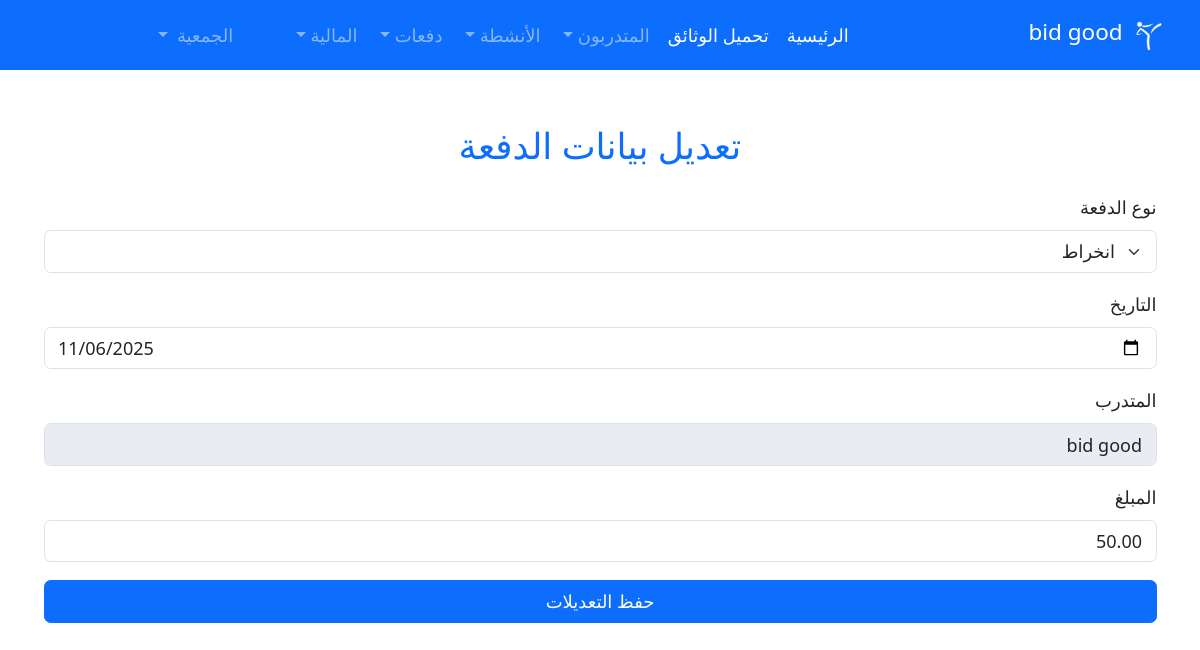
Page /payment_edit/2 (signed in) on the committed database.
### trainers/models.py (models this page shows, shortened)
class OrganizationInfo(models.Model):
    name = models.CharField(max_length=255, verbose_name='اسم الجمعية')
    slug = models.SlugField(unique=True, verbose_name='المعرف')
    description = models.TextField(blank=True, verbose_name='الوصف')
    established_date = models.DateField(blank=True, null=True, verbose_name='تاريخ التأسيس')
    rent_amount = models.DecimalField(max_digits=10, decimal_places=2, default=0, verbose_name='مبلغ الإيجار')
    phone_number = models.CharField(max_length=15, blank=True, verbose_name='رقم الهاتف')
    email = models.EmailField(blank=True, verbose_name='البريد الإلكتروني')
    datepay = models.DateField(blank=True, null=True, verbose_name='تاريخ الدفع')
    is_active = models.BooleanField(default=True, verbose_name='نشطة')
    subscription_tier = models.CharField(
        max_length=20,
        choices=[('free', 'مجاني'), ('basic', 'أساسي'), ('premium', 'متميز')],
        default='free',
        verbose_name='نوع الاشتراك'
    )
    max_trainers = models.IntegerField(default=50, verbose_name='الحد الأقصى للمتدربين')
    created_at = models.DateTimeField(auto_now_add=True, verbose_name='تاريخ الإنشاء')
    class Meta:
        verbose_name = 'جمعية'
        verbose_name_plural = 'الجمعيات'
        ordering = ['-created_at']

class Payments(models.Model):
    organization = models.ForeignKey(
        OrganizationInfo,
        on_delete=models.CASCADE,
        related_name='payments',
        verbose_name='الجمعية'
    )
    CatChoices = (
        ("month", "شهرية"),
        ("subscription", "انخراط"),
        ("assurance", "التأمين"),
        ("jawaz", "جواز"),
    )
    trainer = models.ForeignKey(Trainer, on_delete=models.CASCADE, related_name='payments', verbose_name='المتدرب')
    paymentdate = models.DateField(default=timezone.now, verbose_name='تاريخ الدفع')
    paymentCategry = models.CharField(choices=CatChoices, max_length=20, verbose_name='نوع الدفع')
    paymentAmount = models.DecimalField(max_digits=10, decimal_places=2, verbose_name='المبلغ')
    class Meta:
        verbose_name = 'دفعة'
        verbose_name_plural = 'الدفعات'
        ordering = ['-paymentdate']
        indexes = [
            models.Index(fields=['organization', 'paymentdate']),
            models.Index(fields=['trainer', 'paymentCategry']),
        ]

class Trainer(models.Model):
    organization = models.ForeignKey(
        OrganizationInfo,
        on_delete=models.CASCADE,
        related_name='trainers',
        verbose_name='الجمعية'
    )
    belts = (
        ("أبيض", "أبيض"),
        ("برتقالي", "برتقالي"),
        ("أصفر", "أصفر"),
        ("أصفر مع شريط أخضر", "أصفر مع شريط أخضر"),
        ("أخضر", "أخضر"),
        ("أخضر مع شريط أزرق", "أخضر مع شريط أزرق"),
        ("أزرق", "أزرق"),
        ("أزرق مع شريط أحمر", "أزرق مع شريط أحمر"),
        ("أحمر", "أحمر"),
        ("أحمر مع شريط أسود", "أحمر مع شريط أسود"),
        ("أسود", "أسود"),
    )
    CatChoices = (
        ("small", "الصغار"),
        ("med", "فتيان"),
        ("big", "كبار"),
        ('women', 'نساء')
    )
    first_name = models.CharField(max_length=255, verbose_name='الاسم الأول')
    last_name = models.CharField(max_length=255, verbose_name='اسم العائلة')
    birth_day = models.DateField(verbose_name='تاريخ الميلاد')
    phone = models.CharField(max_length=15, blank=True, verbose_name='الهاتف')
    phone_parent = models.CharField(max_length=15, blank=True, verbose_name='هاتف ولي الأمر')
    email = models.EmailField(blank=True, verbose_name='البريد الإلكتروني')
    CIN = models.CharField(max_length=30, blank=True, verbose_name='رقم البطاقة')
    address = models.CharField(max_length=50, blank=True, verbose_name='العنوان')
    male_female = models.CharField(
        max_length=11,
        choices=(('male', 'ذكر'), ('female', 'أنثى')),
        verbose_name='الجنس'
    )
    belt_degree = models.CharField(max_length=50, choices=belts, null=True, blank=True, verbose_name='درجة الحزام')
    Degree = models.CharField(max_length=80, null=True, blank=True, verbose_name='المستوى التعليمي')
    category = models.CharField(max_length=9, choices=CatChoices, default="small", verbose_name='الفئة')
    tall = models.DecimalField(max_digits=5, decimal_places=2, blank=True, null=True, verbose_name='الطول')
    weight = models.DecimalField(max_digits=5, decimal_places=2, blank=True, null=True, verbose_name='الوزن')
    started_day = models.DateField(default=timezone.now, verbose_name='تاريخ البدء')
    is_active = models.BooleanField(default=True, verbose_name='نشط')
    image = models.ImageField(upload_to=image_upload_to, blank=True, verbose_name='الصورة')
    class Meta:
        verbose_name = 'متدرب'
        verbose_name_plural = 'المتدربون'
        ordering = ['-started_day']
        indexes = [
            models.Index(fields=['organization', 'is_active']),
            models.Index(fields=['organization', 'category']),
        ]

### trainers/views.py (the view)
# urls.py: path('payment_edit/<int:id>', views.payment_edit, name='edit_payment'),
@login_required(login_url='/login/')
@require_organization
def payment_edit(request, id):
        org=request.organization
        payment = get_object_or_404(Payments, organization=org, id=id)
        if request.method == "POST":
            payment.paymentCategry = request.POST.get("paymentCategry")
            payment.paymentdate = request.POST.get("paymentdate")
            payment.paymentAmount = request.POST.get("paymentAmount")
            payment.save()
            return redirect("payments_history")  # تعديل وجهة الإعادة كما هو مطلوب
        return render(request, "pages/edit_payment.html", {"payment": payment})

### trainers/templates/pages/edit_payment.html (shortened to what this page needs)
{% extends 'base/base.html' %}
{% block content %}
<div class="container mt-5">
    <h2 class="text-center text-primary mb-4">تعديل بيانات الدفعة</h2>
    <form method="POST">
        <div class="mb-3">
            <label for="paymentCategry" class="form-label">نوع الدفعة</label>
            <select id="paymentCategry" name="paymentCategry" class="form-select" required>
                <option value="subscription" {% if payment.paymentCategry == "subscription" %}selected{% endif %}>انخراط</option>
            </select>
        </div>
        <div class="mb-3">
            <label for="paymentdate" class="form-label">التاريخ</label>
            <input type="date" id="paymentdate" name="paymentdate" value="{{ payment.paymentdate|date:'Y-m-d' }}" class="form-control" required>
        </div>
        <div class="mb-3">
            <label for="trainer" class="form-label">المتدرب</label>
            <input type="text" id="trainer" class="form-control" value="{{ payment.trainer.first_name }} {{ payment.trainer.last_name }}" readonly>
        </div>
        <div class="mb-3">
            <label for="paymentAmount" class="form-label">المبلغ</label>
            <input type="number" id="paymentAmount" name="paymentAmount" value="{{ payment.paymentAmount }}" class="form-control" required>
        </div>
        <button type="submit" class="btn btn-primary w-100">حفظ التعديلات</button>
    </form>
</div>
{% endblock %}

### trainers/templates/base/sidebar.html (shortened to what this page needs)
{% load static %}
<nav class="navbar navbar-expand-lg navbar-dark bg-primary">
    <div class="container-fluid">
        <a class="navbar-brand" href="{% url 'home' %}">
            <img src="{% static 'images/logo/logo.png' %}" alt="Logo" width="40" height="40" class="d-inline-block align-text-top">
            {% if request.organization %} {{ request.organization.name }} {% else %} الجمعية {% endif %}
        </a>
        <div class="collapse navbar-collapse" id="navbarNav">
            <ul class="navbar-nav me-auto mb-2 mb-lg-0">
                <li class="nav-item">
                    <a class="nav-link active" aria-current="page" href="{% url 'home' %}">الرئيسية</a>
                </li>
                <li class="nav-item">
                    <a class="nav-link active" aria-current="page" href="{% url 'trainees_report' %}">تحميل الوثائق</a>
                </li>
                <li class="nav-item dropdown">
                    <a class="nav-link dropdown-toggle" href="#" id="traineesDropdown" role="button" data-bs-toggle="dropdown" aria-expanded="false">
                        المتدربون
                    </a>
                </li>
                <li class="nav-item dropdown">
                    <a class="nav-link dropdown-toggle" href="#" id="activitiesDropdown" role="button" data-bs-toggle="dropdown" aria-expanded="false">
                        الأنشطة
                    </a>
                </li>
                <li class="nav-item dropdown">
                    <a class="nav-link dropdown-toggle " href="#" id="traineesDropdown" role="button" data-bs-toggle="dropdown" aria-expanded="false">
                        دفعات
                    </a>
                </li>
                {% if user.is_superuser %}
                <li class="nav-item dropdown">
                    <a class="nav-link dropdown-toggle"  id="financialDropdown" role="button" data-bs-toggle="dropdown" aria-expanded="false">
                        المالية
                    </a>
                </li>
                {% else %}
                <li><a class="nav-link active" href="{% url 'logout' %}">تسجيل الخروج</a></li>
                {% endif %}
            </ul>
            {% if user.is_superuser %}
            <ul class="navbar-nav ms-auto">
                <li class="nav-item dropdown">
                    <a class="nav-link dropdown-toggle" href="#" id="userDropdown" role="button" data-bs-toggle="dropdown" aria-expanded="false">
                        <span class="ms-1">الجمعية</span>
                    </a>
            {% endif %}
                </li>
            </ul>
        </div>
    </div>
</nav>

### trainers/templates/base/base.html (style rules this page uses)
* { font-size: large; }
a { color: #02af74; text-decoration: none; }

### rows in the picture
OrganizationInfo: organization.name "bid good"
Payments: paymentCategry "انخراط", paymentdate "11/06/2025", trainer.first_name "bid good", paymentAmount "50.00"
